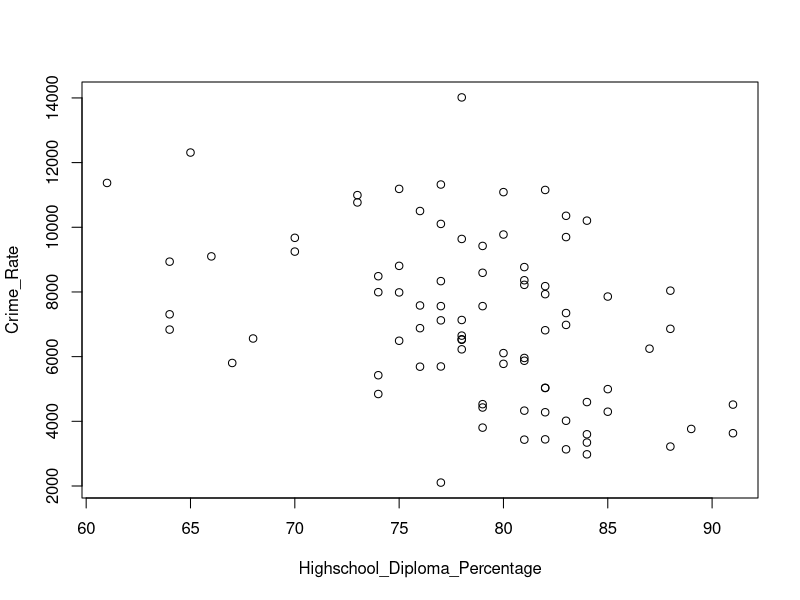

R code for this plot:
#Chad Huntebrinker

library(readxl)

excel_data <- read_excel("Crime_Rate_Data.xlsx")

# Fit the model and get the summary of the model
model_4 <- lm(Crime_Rate~Highschool_Diploma_Percentage,data=excel_data)
sum_of_model_4 <- summary(model_4)
sum_of_model_4

# Plot the graph just to see
plot(Crime_Rate~Highschool_Diploma_Percentage,data=excel_data)

#Problem 2.32a
model_4_reduced <- lm(Crime_Rate~1,data=excel_data)
summary(model_4)
summary(model_4_reduced)

#Problem 2.32b
#1)
SSE_F <- deviance(model_4)

#2)
SSE_R <- deviance(model_4_reduced)

#3)
dfF = 82

#4)
dfR = 83

#5)
F_stat <- ((SSE_R - SSE_F) / (dfR - dfF)) / (SSE_F / dfF)

#6)
#H0: B1 = 0: F* <= qf(1 - 0.01, dfR - dfF, dfF)
#Ha: B1 != 0: F* > qf(1 - 0.01, dfR - dfF, dfF)
#Check to see if Ha is true:
F_stat
qf(1 - 0.01, dfR - dfF, dfF)
F_stat > qf(1 - 0.01, dfR - dfF, dfF)
#Conclusion: B1 != 0, there is a linear association

#Problem 2.32c
#t-test for with alpha = 0.01 that B1 != 0
abs(sum_of_model_4$coefficients[2,3]) > qt(1 - 0.01/2, 82)
abs(sum_of_model_4$coefficients[2,3])
sqrt(F_stat)
#Yes, they are
